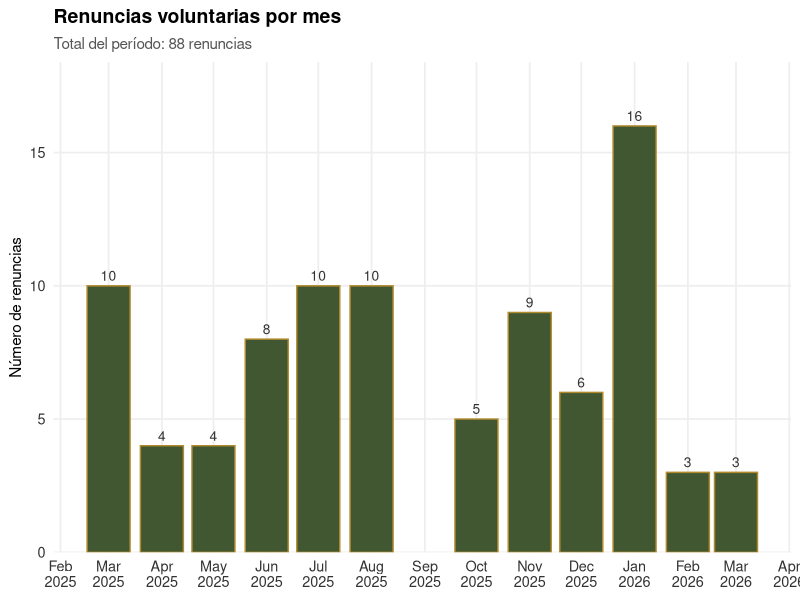
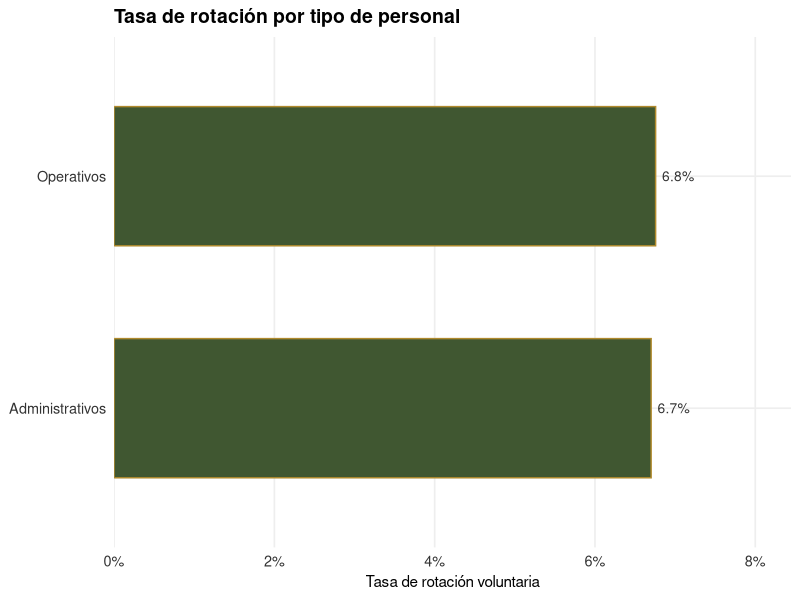
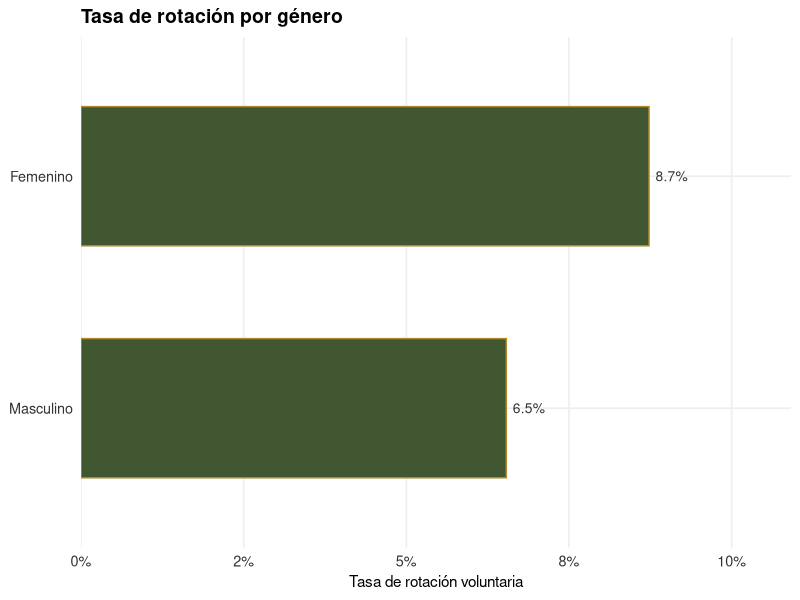
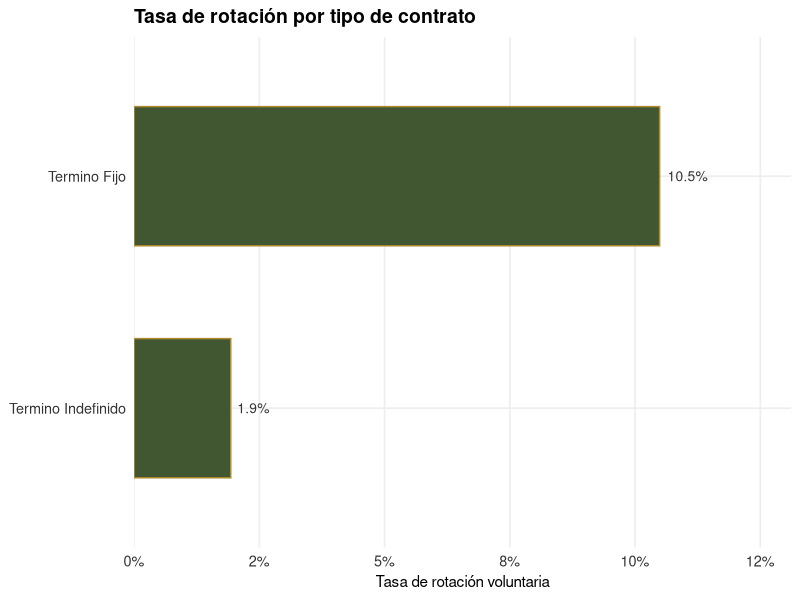
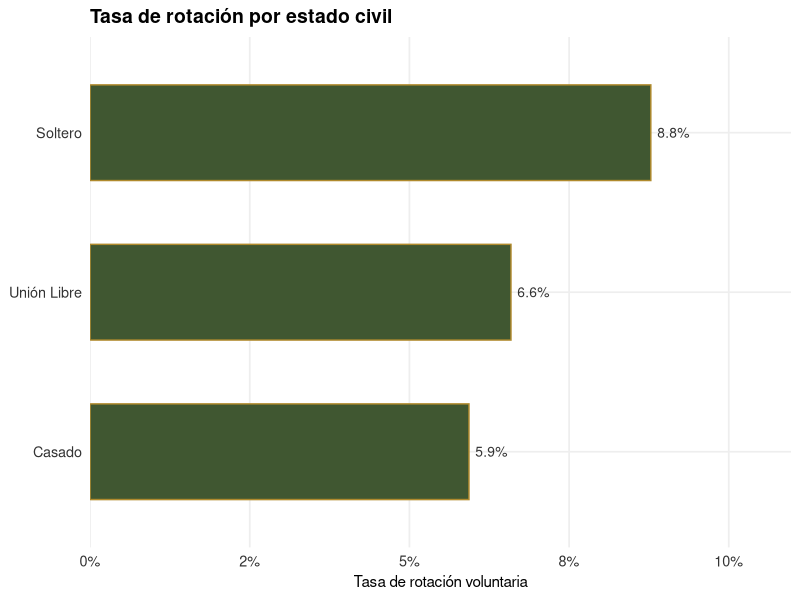
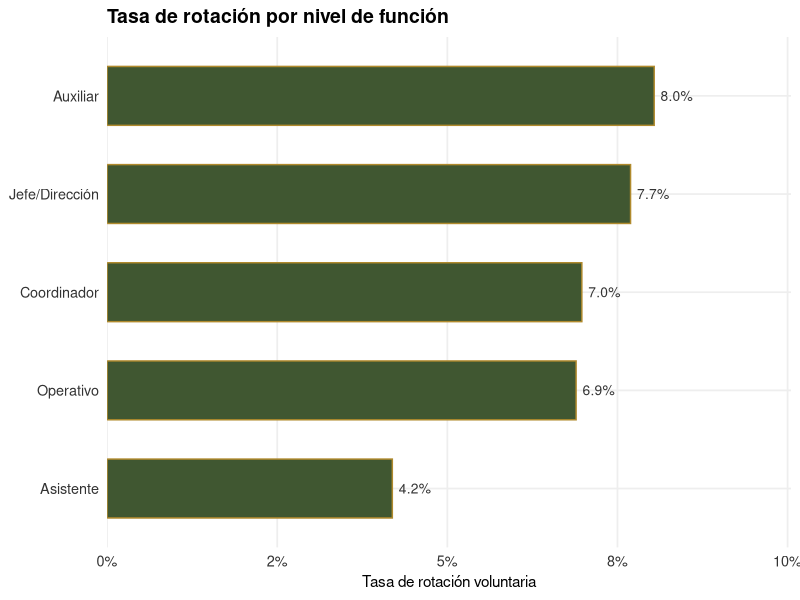
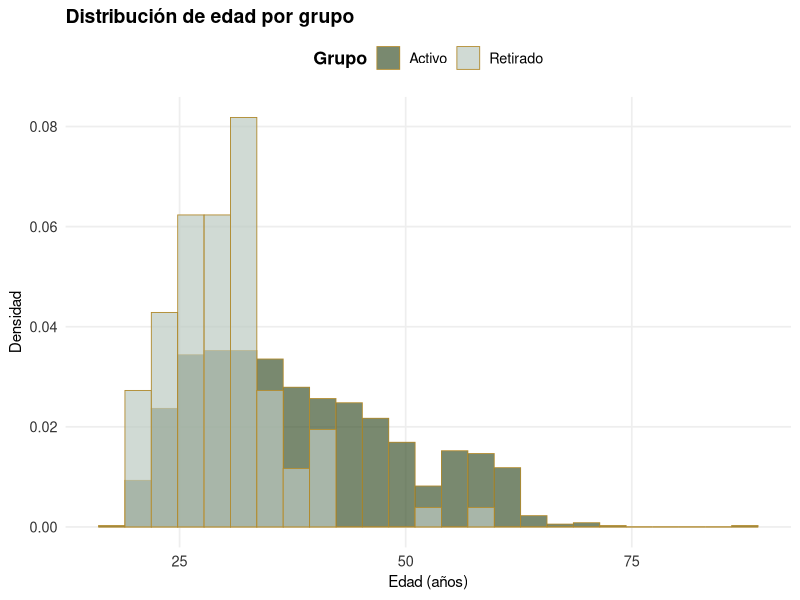
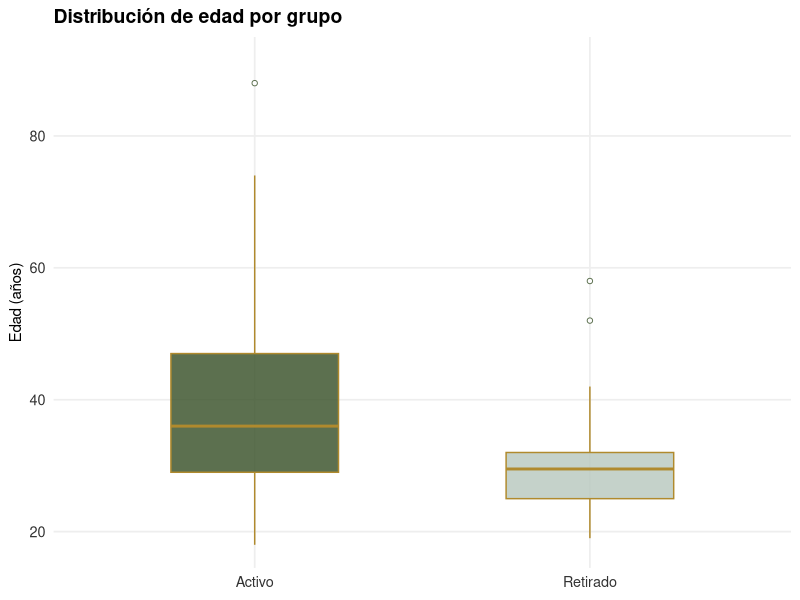

Write R code to recreate these figures, in order.
## ---- chunk 1
library(tidyverse)
library(readxl)
library(knitr)
library(kableExtra)
library(scales)
library(lubridate)

activos_raw   <- read_excel("data/activos_da17.xlsx",
                            col_types = c(rep("guess", 19), "text", "text"))
retirados_raw <- read_excel("data/retirados_da17.xlsx",
                            col_types = c(rep("guess", 19), "text", "text"))

df <- bind_rows(activos_raw, retirados_raw) %>%
  filter(función != "APRENDIZ") %>%
  mutate(
    estado        = factor(estado, levels = c("Activo", "Retirado")),
    género        = factor(género, levels = c("Masculino", "Femenino")),
    tipo_personal = fct_collapse(tipo_personal,
      "Administrativos" = c("Administrativos", "Administ/Operativ.",
                            "Coorporativo", "Corporativo"),
      "Operativos"      = "Operativos"),
    contrato      = factor(contrato),
    fecha_retiro  = if_else(fecha_retiro == "-", NA_character_, fecha_retiro),
    tipo_retiro   = if_else(tipo_retiro  == "-", NA_character_, tipo_retiro),
    antig_m       = as.numeric(antig_m),
    edad          = as.numeric(edad),
    est_civil     = case_when(
      estado_civil == "Soltero"     ~ "Soltero",
      estado_civil == "Casado"      ~ "Casado",
      estado_civil == "Union Libre" ~ "Unión Libre",
      TRUE                          ~ "Otro"
    ) %>% factor(levels = c("Soltero", "Casado", "Unión Libre", "Otro")),
    nivel_funcion = case_when(
      función == "OPERATIVO"                                            ~ "Operativo",
      función == "AUXILIAR"                                             ~ "Auxiliar",
      función == "ASISTENTE"                                            ~ "Asistente",
      función == "COORDINADOR"                                          ~ "Coordinador",
      función %in% c("JEFE", "DIRECTOR", "GERENCIA", "VICEPRESIDENTE") ~ "Jefe/Dirección"
    ) %>% factor(levels = c("Operativo", "Auxiliar", "Asistente",
                             "Coordinador", "Jefe/Dirección")),
    fecha_retiro_dt = as.Date(as.numeric(fecha_retiro), origin = "1899-12-30"),
    mes_retiro      = floor_date(fecha_retiro_dt, "month")
  )

paleta <- c("Activo" = "#405731", "Retirado" = "#bbcac1")

tema <- theme_minimal(base_size = 13) +
  theme(
    plot.title       = element_text(face = "bold", size = 14, hjust = 0),
    plot.subtitle    = element_text(size = 11, color = "#555555", hjust = 0),
    axis.text        = element_text(color = "#333333"),
    axis.title       = element_text(size = 11),
    panel.grid.major = element_line(color = "#eeeeee"),
    panel.grid.minor = element_blank(),
    legend.position  = "top",
    legend.title     = element_text(face = "bold")
  )

n_activos    <- df %>% filter(estado == "Activo")   %>% nrow()
n_retirados  <- df %>% filter(estado == "Retirado") %>% nrow()
tasa_general <- n_retirados / n_activos
## ---- chunk 2
tibble(
  Indicador = c(
    "Empleados activos (marzo 2026)",
    "Renuncias voluntarias (mar 2025 – mar 2026)",
    "Tasa de rotación voluntaria"
  ),
  Valor = c(
    as.character(n_activos),
    as.character(n_retirados),
    percent(tasa_general, accuracy = 0.1)
  )
) %>%
  kable(caption = "Tasa de rotación voluntaria — período marzo 2025 a marzo 2026") %>%
  kable_styling(bootstrap_options = c("striped", "hover"),
                full_width = FALSE) %>%
  row_spec(0, background = "#405731", color = "white", bold = TRUE)
## ---- chunk 3
df %>%
  filter(estado == "Retirado") %>%
  count(mes_retiro) %>%
  ggplot(aes(x = mes_retiro, y = n)) +
  geom_col(fill = "#405731", color = "#b08a2d", width = 25) +
  geom_text(aes(label = n), vjust = -0.5, size = 3.5, color = "#333333") +
  scale_x_date(date_breaks = "1 month", date_labels = "%b\n%Y") +
  scale_y_continuous(expand = expansion(mult = c(0, 0.15))) +
  labs(title    = "Renuncias voluntarias por mes",
       subtitle = paste0("Total del período: ", n_retirados, " renuncias"),
       x        = NULL,
       y        = "Número de renuncias") +
  tema
## ---- chunk 4
calcular_tasa <- function(var) {
  df %>%
    count(estado, {{ var }}) %>%
    pivot_wider(names_from = estado, values_from = n, values_fill = 0) %>%
    mutate(
      Total = Activo + Retirado,
      Tasa  = percent(Retirado / Total, accuracy = 0.1)
    ) %>%
    rename(Categoría = {{ var }})
}

bind_rows(
  calcular_tasa(tipo_personal) %>% mutate(Variable = "Tipo de personal"),
  calcular_tasa(género)        %>% mutate(Variable = "Género"),
  calcular_tasa(contrato)      %>% mutate(Variable = "Tipo de contrato"),
  calcular_tasa(est_civil)     %>% mutate(Variable = "Estado civil"),
  calcular_tasa(nivel_funcion) %>% mutate(Variable = "Nivel de función")
) %>%
  select(Variable, Categoría, Activo, Retirado, Total, Tasa) %>%
  kable(caption = "Tasa de rotación voluntaria por segmento") %>%
  kable_styling(bootstrap_options = c("striped", "hover", "condensed"),
                full_width = FALSE) %>%
  row_spec(0, background = "#405731", color = "white", bold = TRUE)
## ---- chunk 5
df %>%
  count(estado, tipo_personal) %>%
  group_by(tipo_personal) %>%
  mutate(tasa = n / sum(n)) %>%
  filter(estado == "Retirado") %>%
  ggplot(aes(x = reorder(tipo_personal, tasa), y = tasa)) +
  geom_col(fill = "#405731", color = "#b08a2d", width = 0.6) +
  geom_text(aes(label = percent(tasa, accuracy = 0.1)),
            hjust = -0.2, size = 3.5, color = "#333333") +
  scale_y_continuous(labels = percent_format(accuracy = 1),
                     expand = expansion(mult = c(0, 0.25))) +
  coord_flip() +
  labs(title = "Tasa de rotación por tipo de personal",
       x = NULL, y = "Tasa de rotación voluntaria") +
  tema
## ---- chunk 6
df %>%
  count(estado, género) %>%
  group_by(género) %>%
  mutate(tasa = n / sum(n)) %>%
  filter(estado == "Retirado") %>%
  ggplot(aes(x = reorder(género, tasa), y = tasa)) +
  geom_col(fill = "#405731", color = "#b08a2d", width = 0.6) +
  geom_text(aes(label = percent(tasa, accuracy = 0.1)),
            hjust = -0.2, size = 3.5, color = "#333333") +
  scale_y_continuous(labels = percent_format(accuracy = 1),
                     expand = expansion(mult = c(0, 0.25))) +
  coord_flip() +
  labs(title = "Tasa de rotación por género",
       x = NULL, y = "Tasa de rotación voluntaria") +
  tema
## ---- chunk 7
df %>%
  count(estado, contrato) %>%
  group_by(contrato) %>%
  mutate(tasa = n / sum(n)) %>%
  filter(estado == "Retirado") %>%
  ggplot(aes(x = reorder(contrato, tasa), y = tasa)) +
  geom_col(fill = "#405731", color = "#b08a2d", width = 0.6) +
  geom_text(aes(label = percent(tasa, accuracy = 0.1)),
            hjust = -0.2, size = 3.5, color = "#333333") +
  scale_y_continuous(labels = percent_format(accuracy = 1),
                     expand = expansion(mult = c(0, 0.25))) +
  coord_flip() +
  labs(title = "Tasa de rotación por tipo de contrato",
       x = NULL, y = "Tasa de rotación voluntaria") +
  tema
## ---- chunk 8
df %>%
  count(estado, est_civil) %>%
  group_by(est_civil) %>%
  mutate(tasa = n / sum(n)) %>%
  filter(estado == "Retirado") %>%
  ggplot(aes(x = reorder(est_civil, tasa), y = tasa)) +
  geom_col(fill = "#405731", color = "#b08a2d", width = 0.6) +
  geom_text(aes(label = percent(tasa, accuracy = 0.1)),
            hjust = -0.2, size = 3.5, color = "#333333") +
  scale_y_continuous(labels = percent_format(accuracy = 1),
                     expand = expansion(mult = c(0, 0.25))) +
  coord_flip() +
  labs(title = "Tasa de rotación por estado civil",
       x = NULL, y = "Tasa de rotación voluntaria") +
  tema
## ---- chunk 9
df %>%
  count(estado, nivel_funcion) %>%
  group_by(nivel_funcion) %>%
  mutate(tasa = n / sum(n)) %>%
  filter(estado == "Retirado") %>%
  ggplot(aes(x = reorder(nivel_funcion, tasa), y = tasa)) +
  geom_col(fill = "#405731", color = "#b08a2d", width = 0.6) +
  geom_text(aes(label = percent(tasa, accuracy = 0.1)),
            hjust = -0.2, size = 3.5, color = "#333333") +
  scale_y_continuous(labels = percent_format(accuracy = 1),
                     expand = expansion(mult = c(0, 0.25))) +
  coord_flip() +
  labs(title = "Tasa de rotación por nivel de función",
       x = NULL, y = "Tasa de rotación voluntaria") +
  tema
## ---- chunk 10
df %>%
  group_by(estado) %>%
  summarise(
    Media   = round(mean(edad), 1),
    DE      = round(sd(edad), 1),
    CV      = paste0(round(sd(edad)/mean(edad)*100, 1), "%"),
    Mín     = min(edad),
    Q25     = quantile(edad, 0.25),
    Mediana = median(edad),
    Q75     = quantile(edad, 0.75),
    IQR     = IQR(edad),
    Máx     = max(edad)
  ) %>%
  rename(Grupo = estado) %>%
  kable(caption = "Estadísticos descriptivos — Edad (años)") %>%
  kable_styling(bootstrap_options = c("striped", "hover", "condensed"),
                full_width = FALSE) %>%
  row_spec(0, background = "#405731", color = "white", bold = TRUE) %>%
  row_spec(1, background = "#e8f0eb") %>%
  row_spec(2, background = "#f5ede0")
## ---- chunk 11
ggplot(df, aes(x = edad, fill = estado)) +
  geom_histogram(aes(y = after_stat(density)),
                 bins = 25, alpha = 0.7,
                 position = "identity",
                 color = "#b08a2d", linewidth = 0.3) +
  scale_fill_manual(values = paleta) +
  labs(title = "Distribución de edad por grupo",
       x     = "Edad (años)",
       y     = "Densidad",
       fill  = "Grupo") +
  tema
## ---- chunk 12

ggplot(df, aes(x = estado, y = edad, fill = estado)) +
  geom_boxplot(alpha = 0.85, outlier.shape = 21,
               outlier.fill = "white",
               outlier.color = "#405731",
               color = "#b08a2d",
               width = 0.5) +
  scale_fill_manual(values = paleta) +
  scale_y_continuous(expand = expansion(mult = c(0.05, 0.1))) +
  labs(title = "Distribución de edad por grupo",
       x     = NULL,
       y     = "Edad (años)",
       fill  = "Grupo") +
  tema +
  theme(legend.position = "none")
## ---- chunk 13

ggplot(df, aes(x = nivel_funcion, y = edad, fill = nivel_funcion)) +
  geom_boxplot(alpha = 0.85, outlier.shape = 21,
               outlier.fill = "white",
               color = "#b08a2d",
               width = 0.6) +
  scale_fill_manual(values = c("#405731", "#5a7a4a", "#7a9e6e",
                                "#bbcac1", "#d4e2de")) +
  labs(title = "Distribución de edad por nivel de función",
       x     = NULL,
       y     = "Edad (años)") +
  tema +
  theme(legend.position = "none")
## ---- chunk 14
df %>%
  group_by(estado) %>%
  summarise(
    Media   = round(mean(antig_m), 1),
    DE      = round(sd(antig_m), 1),
    CV      = paste0(round(sd(antig_m)/mean(antig_m)*100, 1), "%"),
    Mín     = min(antig_m),
    Q25     = quantile(antig_m, 0.25),
    Mediana = median(antig_m),
    Q75     = quantile(antig_m, 0.75),
    IQR     = IQR(antig_m),
    Máx     = max(antig_m)
  ) %>%
  rename(Grupo = estado) %>%
  kable(caption = "Estadísticos descriptivos — Antigüedad (meses)") %>%
  kable_styling(bootstrap_options = c("striped", "hover", "condensed"),
                full_width = FALSE) %>%
  row_spec(0, background = "#405731", color = "white", bold = TRUE) %>%
  row_spec(1, background = "#e8f0eb") %>%
  row_spec(2, background = "#f5ede0")
## ---- chunk 15
ggplot(df, aes(x = antig_m, fill = estado)) +
  geom_histogram(aes(y = after_stat(density)),
                 bins = 25, alpha = 0.7,
                 position = "identity",
                 color = "#b08a2d", linewidth = 0.3) +
  scale_fill_manual(values = paleta) +
  labs(title = "Distribución de antigüedad por grupo",
       x     = "Antigüedad (meses)",
       y     = "Densidad",
       fill  = "Grupo") +
  tema
## ---- chunk 16

ggplot(df, aes(x = estado, y = antig_m, fill = estado)) +
  geom_boxplot(alpha = 0.85, outlier.shape = 21,
               outlier.fill = "white",
               outlier.color = "#405731",
               color = "#b08a2d",
               width = 0.5) +
  scale_fill_manual(values = paleta) +
  scale_y_continuous(expand = expansion(mult = c(0.05, 0.1))) +
  labs(title = "Distribución de antigüedad por grupo",
       x     = NULL,
       y     = "Antigüedad (meses)",
       fill  = "Grupo") +
  tema +
  theme(legend.position = "none")
## ---- chunk 17

ggplot(df, aes(x = nivel_funcion, y = antig_m, fill = nivel_funcion)) +
  geom_boxplot(alpha = 0.85, outlier.shape = 21,
               outlier.fill = "white",
               color = "#b08a2d",
               width = 0.6) +
  scale_fill_manual(values = c("#405731", "#5a7a4a", "#7a9e6e",
                                "#bbcac1", "#d4e2de")) +
  labs(title = "Distribución de antigüedad por nivel de función",
       x     = NULL,
       y     = "Antigüedad (meses)") +
  tema +
  theme(legend.position = "none")
## ---- chunk 18
ggplot(df, aes(x = edad, y = antig_m, color = estado)) +
  geom_point(alpha = 0.4, size = 1.8) +
  geom_smooth(method = "lm", se = TRUE, linewidth = 1) +
  scale_color_manual(values = paleta) +
  labs(title = "Relación entre edad y antigüedad por grupo",
       x     = "Edad (años)",
       y     = "Antigüedad (meses)",
       color = "Grupo") +
  tema
## ---- chunk 19
df %>%
  count(estado, tipo_personal) %>%
  group_by(estado) %>%
  mutate(Porcentaje = percent(n / sum(n), accuracy = 0.1)) %>%
  ungroup() %>%
  rename(Grupo = estado, Categoría = tipo_personal, N = n) %>%
  kable(caption = "Distribución por tipo de personal") %>%
  kable_styling(bootstrap_options = c("striped", "hover", "condensed"),
                full_width = FALSE) %>%
  row_spec(0, background = "#405731", color = "white", bold = TRUE)
## ---- chunk 20
df %>%
  count(estado, tipo_personal) %>%
  group_by(estado) %>%
  mutate(pct = n / sum(n),
         etiqueta = paste0(n, "\n(", percent(pct, accuracy = 0.1), ")")) %>%
  ggplot(aes(x = tipo_personal, y = pct, fill = estado)) +
  geom_col(position = "dodge", width = 0.6, color = "#b08a2d") +
  geom_text(aes(label = etiqueta),
            position = position_dodge(width = 0.6),
            vjust = -0.3, size = 3.2, color = "#333333") +
  scale_y_continuous(labels = percent_format(accuracy = 1),
                     expand = expansion(mult = c(0, 0.2))) +
  scale_fill_manual(values = paleta) +
  labs(title = "Distribución por tipo de personal",
       x = NULL, y = "Porcentaje dentro del grupo", fill = "Grupo") +
  tema
## ---- chunk 21
df %>%
  group_by(tipo_personal, estado) %>%
  summarise(media = mean(edad), de = sd(edad), .groups = "drop") %>%
  ggplot(aes(x = tipo_personal, y = media,
             color = estado, group = estado)) +
  geom_point(size = 3, position = position_dodge(width = 0.4)) +
  geom_errorbar(aes(ymin = media - de, ymax = media + de),
                width = 0.2, position = position_dodge(width = 0.4),
                linewidth = 0.8) +
  scale_color_manual(values = paleta) +
  labs(title = "Edad media (±DE) por tipo de personal",
       x = NULL, y = "Edad (años)", color = "Grupo") +
  tema
## ---- chunk 22
df %>%
  count(estado, género) %>%
  group_by(estado) %>%
  mutate(Porcentaje = percent(n / sum(n), accuracy = 0.1)) %>%
  ungroup() %>%
  rename(Grupo = estado, Categoría = género, N = n) %>%
  kable(caption = "Distribución por género") %>%
  kable_styling(bootstrap_options = c("striped", "hover", "condensed"),
                full_width = FALSE) %>%
  row_spec(0, background = "#405731", color = "white", bold = TRUE)
## ---- chunk 23
df %>%
  count(estado, género) %>%
  group_by(estado) %>%
  mutate(pct = n / sum(n),
         etiqueta = paste0(n, "\n(", percent(pct, accuracy = 0.1), ")")) %>%
  ggplot(aes(x = género, y = pct, fill = estado)) +
  geom_col(position = "dodge", width = 0.6, color = "#b08a2d") +
  geom_text(aes(label = etiqueta),
            position = position_dodge(width = 0.6),
            vjust = -0.3, size = 3.2, color = "#333333") +
  scale_y_continuous(labels = percent_format(accuracy = 1),
                     expand = expansion(mult = c(0, 0.2))) +
  scale_fill_manual(values = paleta) +
  labs(title = "Distribución por género",
       x = NULL, y = "Porcentaje dentro del grupo", fill = "Grupo") +
  tema
## ---- chunk 24
df %>%
  group_by(género, estado) %>%
  summarise(media = mean(edad), de = sd(edad), .groups = "drop") %>%
  ggplot(aes(x = género, y = media,
             color = estado, group = estado)) +
  geom_point(size = 3, position = position_dodge(width = 0.4)) +
  geom_errorbar(aes(ymin = media - de, ymax = media + de),
                width = 0.2, position = position_dodge(width = 0.4),
                linewidth = 0.8) +
  scale_color_manual(values = paleta) +
  labs(title = "Edad media (±DE) por género",
       x = NULL, y = "Edad (años)", color = "Grupo") +
  tema
## ---- chunk 25
df %>%
  count(estado, contrato) %>%
  group_by(estado) %>%
  mutate(Porcentaje = percent(n / sum(n), accuracy = 0.1)) %>%
  ungroup() %>%
  rename(Grupo = estado, Categoría = contrato, N = n) %>%
  kable(caption = "Distribución por tipo de contrato") %>%
  kable_styling(bootstrap_options = c("striped", "hover", "condensed"),
                full_width = FALSE) %>%
  row_spec(0, background = "#405731", color = "white", bold = TRUE)
## ---- chunk 26
df %>%
  count(estado, contrato) %>%
  group_by(estado) %>%
  mutate(pct = n / sum(n),
         etiqueta = paste0(n, "\n(", percent(pct, accuracy = 0.1), ")")) %>%
  ggplot(aes(x = contrato, y = pct, fill = estado)) +
  geom_col(position = "dodge", width = 0.6, color = "#b08a2d") +
  geom_text(aes(label = etiqueta),
            position = position_dodge(width = 0.6),
            vjust = -0.3, size = 3.2, color = "#333333") +
  scale_y_continuous(labels = percent_format(accuracy = 1),
                     expand = expansion(mult = c(0, 0.2))) +
  scale_fill_manual(values = paleta) +
  labs(title = "Distribución por tipo de contrato",
       x = NULL, y = "Porcentaje dentro del grupo", fill = "Grupo") +
  tema
## ---- chunk 27
df %>%
  group_by(contrato, estado) %>%
  summarise(media = mean(edad), de = sd(edad), .groups = "drop") %>%
  ggplot(aes(x = contrato, y = media,
             color = estado, group = estado)) +
  geom_point(size = 3, position = position_dodge(width = 0.4)) +
  geom_errorbar(aes(ymin = media - de, ymax = media + de),
                width = 0.2, position = position_dodge(width = 0.4),
                linewidth = 0.8) +
  scale_color_manual(values = paleta) +
  labs(title = "Edad media (±DE) por tipo de contrato",
       x = NULL, y = "Edad (años)", color = "Grupo") +
  tema
## ---- chunk 28
df %>%
  count(estado, est_civil) %>%
  group_by(estado) %>%
  mutate(Porcentaje = percent(n / sum(n), accuracy = 0.1)) %>%
  ungroup() %>%
  rename(Grupo = estado, Categoría = est_civil, N = n) %>%
  kable(caption = "Distribución por estado civil") %>%
  kable_styling(bootstrap_options = c("striped", "hover", "condensed"),
                full_width = FALSE) %>%
  row_spec(0, background = "#405731", color = "white", bold = TRUE)
## ---- chunk 29
df %>%
  count(estado, est_civil) %>%
  group_by(estado) %>%
  mutate(pct = n / sum(n),
         etiqueta = paste0(n, "\n(", percent(pct, accuracy = 0.1), ")")) %>%
  ggplot(aes(x = est_civil, y = pct, fill = estado)) +
  geom_col(position = "dodge", width = 0.6, color = "#b08a2d") +
  geom_text(aes(label = etiqueta),
            position = position_dodge(width = 0.6),
            vjust = -0.3, size = 3.2, color = "#333333") +
  scale_y_continuous(labels = percent_format(accuracy = 1),
                     expand = expansion(mult = c(0, 0.2))) +
  scale_fill_manual(values = paleta) +
  labs(title = "Distribución por estado civil",
       x = NULL, y = "Porcentaje dentro del grupo", fill = "Grupo") +
  tema
## ---- chunk 30
df %>%
  group_by(est_civil, estado) %>%
  summarise(media = mean(edad), de = sd(edad), .groups = "drop") %>%
  ggplot(aes(x = est_civil, y = media,
             color = estado, group = estado)) +
  geom_point(size = 3, position = position_dodge(width = 0.4)) +
  geom_errorbar(aes(ymin = media - de, ymax = media + de),
                width = 0.2, position = position_dodge(width = 0.4),
                linewidth = 0.8) +
  scale_color_manual(values = paleta) +
  labs(title = "Edad media (±DE) por estado civil",
       x = NULL, y = "Edad (años)", color = "Grupo") +
  tema
## ---- chunk 31
df %>%
  count(estado, nivel_funcion) %>%
  group_by(estado) %>%
  mutate(Porcentaje = percent(n / sum(n), accuracy = 0.1)) %>%
  ungroup() %>%
  rename(Grupo = estado, Categoría = nivel_funcion, N = n) %>%
  kable(caption = "Distribución por nivel de función") %>%
  kable_styling(bootstrap_options = c("striped", "hover", "condensed"),
                full_width = FALSE) %>%
  row_spec(0, background = "#405731", color = "white", bold = TRUE)
## ---- chunk 32
df %>%
  count(estado, nivel_funcion) %>%
  group_by(estado) %>%
  mutate(pct = n / sum(n),
         etiqueta = paste0(n, "\n(", percent(pct, accuracy = 0.1), ")")) %>%
  ggplot(aes(x = nivel_funcion, y = pct, fill = estado)) +
  geom_col(position = "dodge", width = 0.6, color = "#b08a2d") +
  geom_text(aes(label = etiqueta),
            position = position_dodge(width = 0.6),
            vjust = -0.3, size = 3.2, color = "#333333") +
  scale_y_continuous(labels = percent_format(accuracy = 1),
                     expand = expansion(mult = c(0, 0.2))) +
  scale_fill_manual(values = paleta) +
  labs(title = "Distribución por nivel de función",
       x = NULL, y = "Porcentaje dentro del grupo", fill = "Grupo") +
  tema +
  theme(axis.text.x = element_text(angle = 15, hjust = 1))
## ---- chunk 33
df %>%
  group_by(nivel_funcion, estado) %>%
  summarise(media = mean(edad), de = sd(edad), .groups = "drop") %>%
  ggplot(aes(x = nivel_funcion, y = media,
             color = estado, group = estado)) +
  geom_point(size = 3, position = position_dodge(width = 0.4)) +
  geom_errorbar(aes(ymin = media - de, ymax = media + de),
                width = 0.2, position = position_dodge(width = 0.4),
                linewidth = 0.8) +
  scale_color_manual(values = paleta) +
  labs(title = "Edad media (±DE) por nivel de función",
       x = NULL, y = "Edad (años)", color = "Grupo") +
  tema +
  theme(axis.text.x = element_text(angle = 15, hjust = 1))
